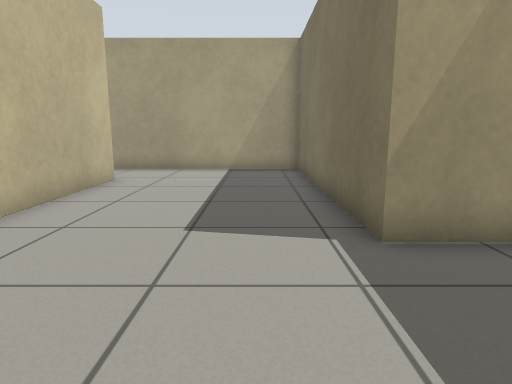
View 1 (above)

20 first-person views from a walk through a robot-simulator world made for Gazebo. The camera is 0.72 m above the floor, tilts 10° down and sees 75° across. The floor is counted in squares, 0.5 m on a side. Each view is taken from the middle of a square. On the plan, view 1 faces up. The plan holds only what a view shows up to about 15 squares ahead; the rest is blank.

View 2
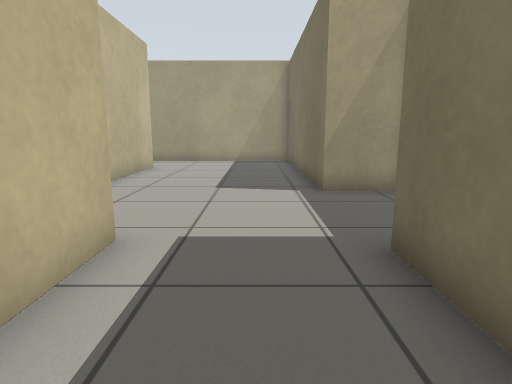

View 3
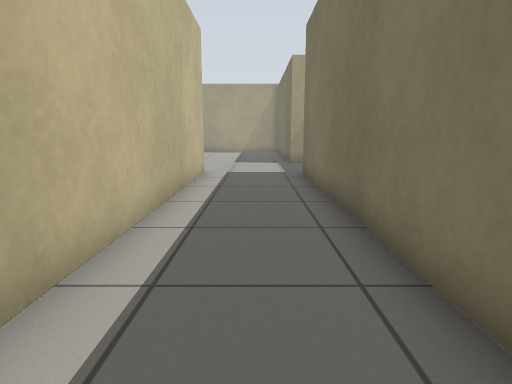

View 4
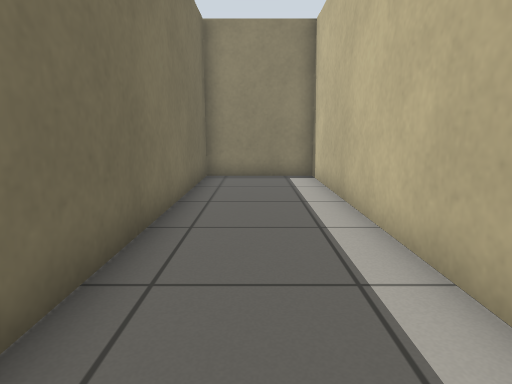

View 5
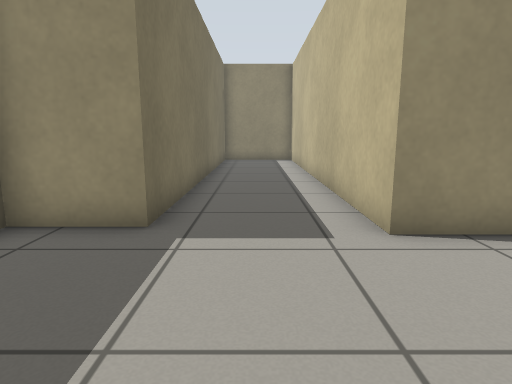

View 6
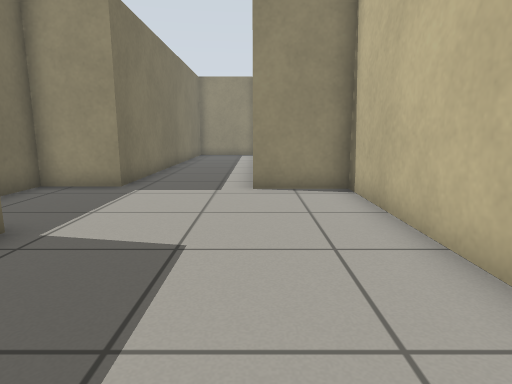

View 7
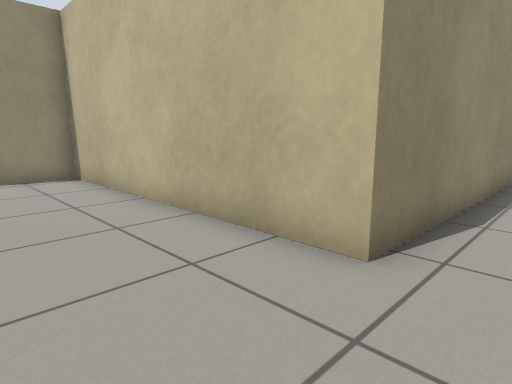

View 8
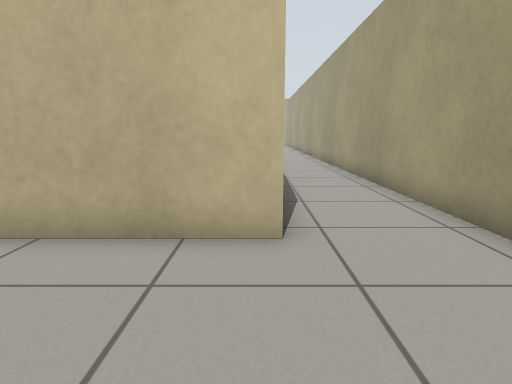

View 9
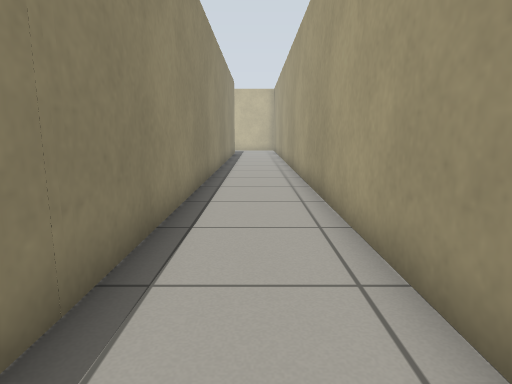

View 10
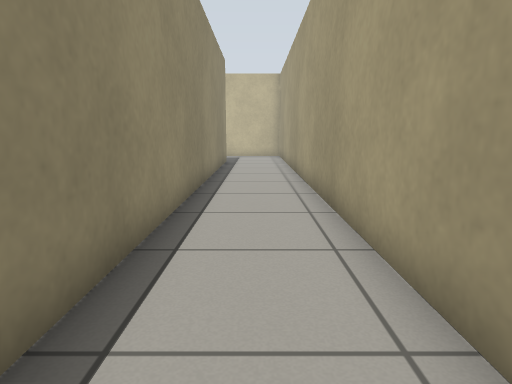

View 11
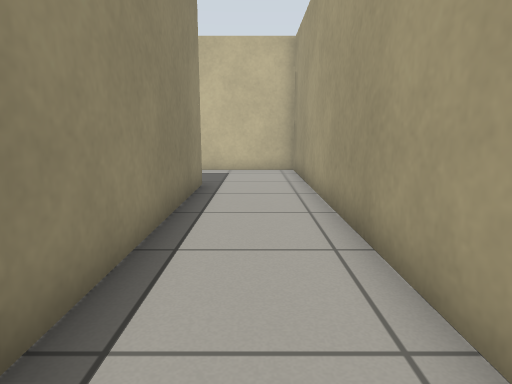

View 12
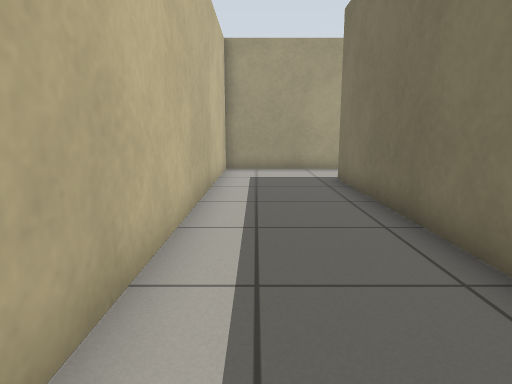

View 13
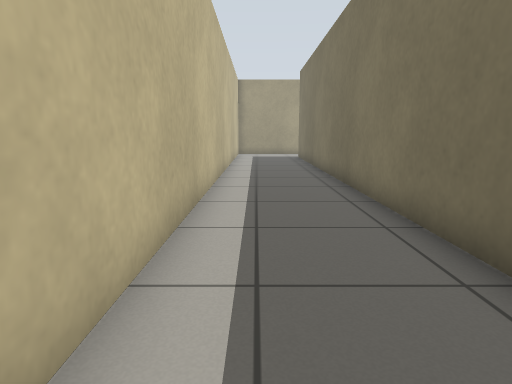

View 14
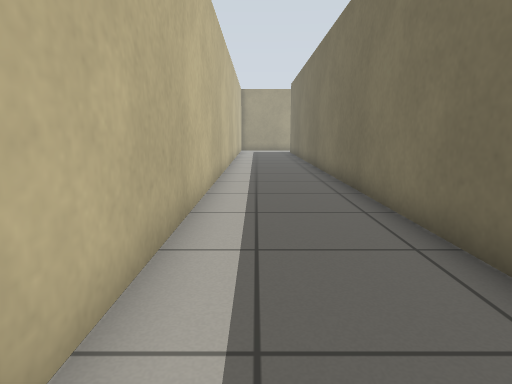

View 15
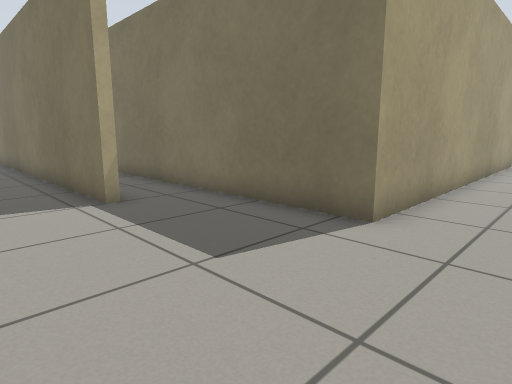

View 16
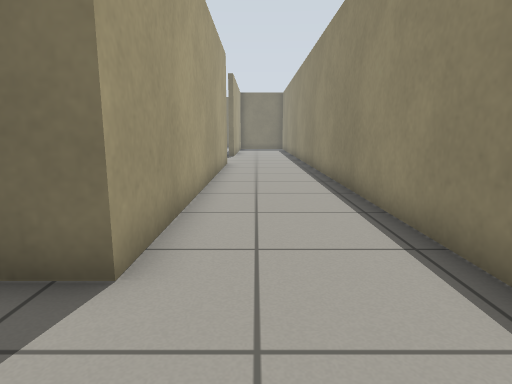

View 17
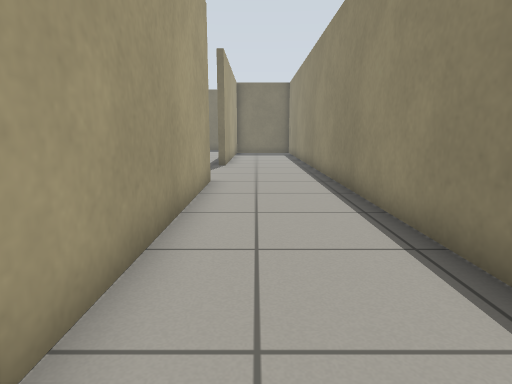

View 18
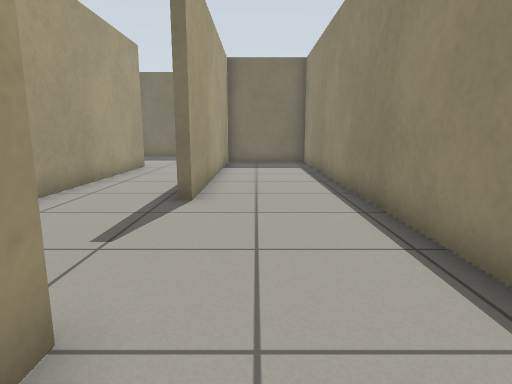

View 19
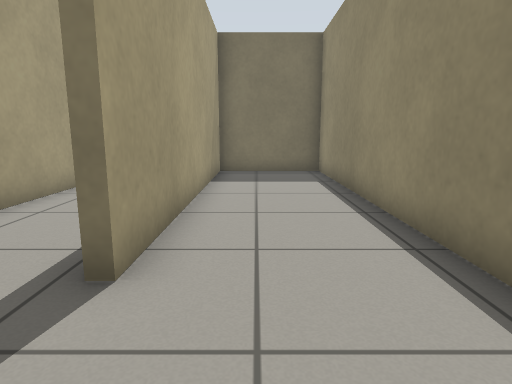

View 20
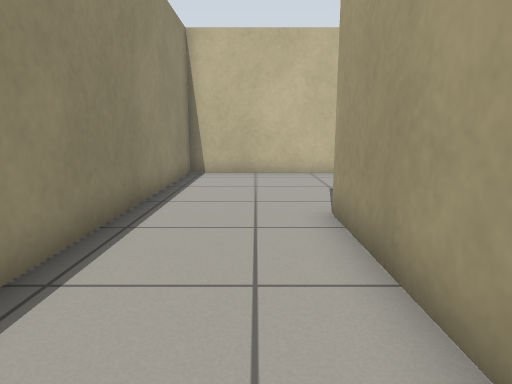

### Floor plan
Ten units are one square. View 1 is at (0, 0); x grows to the right and y downward. Boxes are objects, and circles mark ways between rooms. Rooms are numbered by the first view taken in them; rooms with no view inside come last. Other rooms are left out.
<svg viewBox="-367 -140 411 379">
<path fill="none" stroke="#000" d="M36 -43 17 -43 17 -135 -25 -135M-44 -105 -44 -4 -19 -4 -19 133 17 133 17 0 39 0 39 -15M-320 150 -324 150 -324 -105 -44 -105M-362 181 -362 234 -22 234 -22 196 -119 196M-169 196 -299 196 -299 155M-25 -135 -362 -135 -362 136"/>
<circle cx="-25" cy="-115" r="3" fill="#2a7"/>
<text x="0" y="-20">1</text>
<text x="-330" y="60">2</text>
</svg>
Room 1 opens to room 2.

Where each view was taken, in squares from view 1:
view 1: 0 up, 0 right, facing up
view 2: 4 down, 0 right, facing up
view 3: 12 down, 0 right, facing up
view 4: 2 down, 0 right, facing down
view 5: 5 up, 0 right, facing down
view 6: 9 up, 2 left, facing down
view 7: 12 up, 1 left, facing down-left
view 8: 10 up, 0 right, facing left
view 9: 12 up, 8 left, facing left
view 10: 12 up, 15 left, facing left
view 11: 12 up, 23 left, facing left
view 12: 0 up, 35 left, facing up
view 13: 10 down, 35 left, facing up
view 14: 15 down, 35 left, facing up
view 15: 22 down, 35 left, facing up-right
view 16: 21 down, 33 left, facing right
view 17: 21 down, 27 left, facing right
view 18: 21 down, 19 left, facing right
view 19: 21 down, 15 left, facing right
view 20: 21 down, 24 left, facing left
